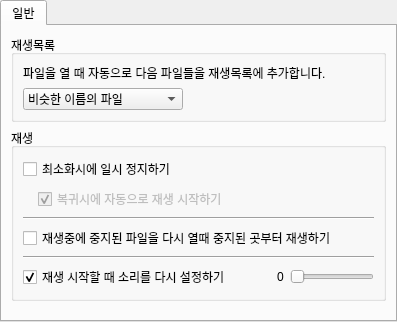
<ui version="4.0" >
 <class>Pref::Ui::GeneralWidget</class>
 <widget class="QWidget" name="Pref::Ui::GeneralWidget" >
  <property name="geometry" >
   <rect>
    <x>0</x>
    <y>0</y>
    <width>397</width>
    <height>322</height>
   </rect>
  </property>
  <property name="windowTitle" >
   <string>Form</string>
  </property>
  <layout class="QVBoxLayout" >
   <property name="margin" >
    <number>0</number>
   </property>
   <item>
    <widget class="QTabWidget" name="tabs" >
     <property name="currentIndex" >
      <number>0</number>
     </property>
     <widget class="QWidget" name="tab" >
      <attribute name="title" >
       <string>일반</string>
      </attribute>
      <layout class="QVBoxLayout" name="verticalLayout_6" >
       <item>
        <widget class="QGroupBox" name="groupBox_4" >
         <property name="title" >
          <string>재생목록</string>
         </property>
         <layout class="QVBoxLayout" name="verticalLayout_5" >
          <item>
           <widget class="QLabel" name="label_6" >
            <property name="text" >
             <string>파일을 열 때 자동으로 다음 파일들을 재생목록에 추가합니다.</string>
            </property>
           </widget>
          </item>
          <item>
           <layout class="QHBoxLayout" >
            <property name="spacing" >
             <number>0</number>
            </property>
            <item>
             <widget class="QComboBox" name="auto_add_combo" >
              <property name="sizeAdjustPolicy" >
               <enum>QComboBox::AdjustToContents</enum>
              </property>
              <item>
               <property name="text" >
                <string>비슷한 이름의 파일</string>
               </property>
              </item>
              <item>
               <property name="text" >
                <string>같은 경로의 모든 파일</string>
               </property>
              </item>
              <item>
               <property name="text" >
                <string>다른 파일을 추가하지 않음</string>
               </property>
              </item>
             </widget>
            </item>
            <item>
             <spacer>
              <property name="orientation" >
               <enum>Qt::Horizontal</enum>
              </property>
              <property name="sizeHint" stdset="0" >
               <size>
                <width>0</width>
                <height>0</height>
               </size>
              </property>
             </spacer>
            </item>
           </layout>
          </item>
         </layout>
        </widget>
       </item>
       <item>
        <widget class="QGroupBox" name="groupBox_5" >
         <property name="title" >
          <string>재생</string>
         </property>
         <layout class="QVBoxLayout" name="verticalLayout_4" >
          <item>
           <widget class="QCheckBox" name="pause_check" >
            <property name="text" >
             <string>최소화시에 일시 정지하기</string>
            </property>
           </widget>
          </item>
          <item>
           <layout class="QHBoxLayout" >
            <item>
             <spacer>
              <property name="orientation" >
               <enum>Qt::Horizontal</enum>
              </property>
              <property name="sizeType" >
               <enum>QSizePolicy::Fixed</enum>
              </property>
              <property name="sizeHint" stdset="0" >
               <size>
                <width>15</width>
                <height>0</height>
               </size>
              </property>
             </spacer>
            </item>
            <item>
             <widget class="QCheckBox" name="play_restored_check" >
              <property name="enabled" >
               <bool>false</bool>
              </property>
              <property name="text" >
               <string>복귀시에 자동으로 재생 시작하기</string>
              </property>
              <property name="checked" >
               <bool>true</bool>
              </property>
             </widget>
            </item>
           </layout>
          </item>
          <item>
           <widget class="Line" name="line_2" >
            <property name="orientation" >
             <enum>Qt::Horizontal</enum>
            </property>
           </widget>
          </item>
          <item>
           <widget class="QCheckBox" name="restart_stopped_files_check" >
            <property name="text" >
             <string>재생중에 중지된 파일을 다시 열때 중지된 곳부터 재생하기</string>
            </property>
           </widget>
          </item>
          <item>
           <widget class="Line" name="line" >
            <property name="orientation" >
             <enum>Qt::Horizontal</enum>
            </property>
           </widget>
          </item>
          <item>
           <layout class="QHBoxLayout" name="horizontalLayout_2" >
            <item>
             <widget class="QCheckBox" name="reset_volume_check" >
              <property name="text" >
               <string>재생 시작할 때 소리를 다시 설정하기</string>
              </property>
              <property name="checked" >
               <bool>true</bool>
              </property>
             </widget>
            </item>
            <item>
             <spacer name="spacer" >
              <property name="orientation" >
               <enum>Qt::Horizontal</enum>
              </property>
              <property name="sizeHint" stdset="0" >
               <size>
                <width>10</width>
                <height>0</height>
               </size>
              </property>
             </spacer>
            </item>
            <item>
             <widget class="QLabel" name="label_9" >
              <property name="text" >
               <string>0</string>
              </property>
             </widget>
            </item>
            <item>
             <widget class="QSlider" name="volume_slider" >
              <property name="maximum" >
               <number>100</number>
              </property>
              <property name="orientation" >
               <enum>Qt::Horizontal</enum>
              </property>
             </widget>
            </item>
           </layout>
          </item>
         </layout>
        </widget>
       </item>
       <item>
        <spacer>
         <property name="orientation" >
          <enum>Qt::Vertical</enum>
         </property>
         <property name="sizeHint" stdset="0" >
          <size>
           <width>0</width>
           <height>0</height>
          </size>
         </property>
        </spacer>
       </item>
      </layout>
     </widget>
    </widget>
   </item>
  </layout>
 </widget>
 <resources/>
 <connections>
  <connection>
   <sender>pause_check</sender>
   <signal>toggled(bool)</signal>
   <receiver>play_restored_check</receiver>
   <slot>setEnabled(bool)</slot>
   <hints>
    <hint type="sourcelabel" >
     <x>124</x>
     <y>167</y>
    </hint>
    <hint type="destinationlabel" >
     <x>134</x>
     <y>187</y>
    </hint>
   </hints>
  </connection>
 </connections>
</ui>
